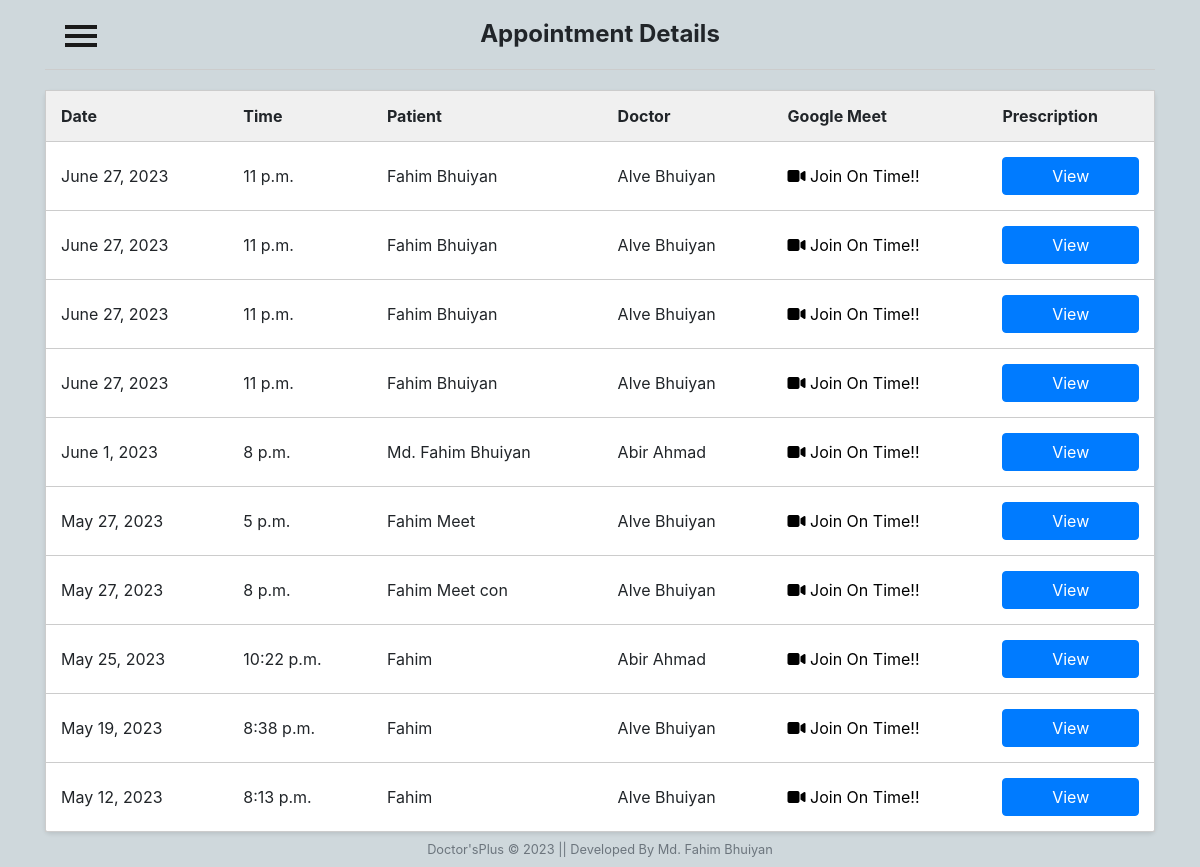
Before: /patient/appointment-details/ (signed in) with the older database file.
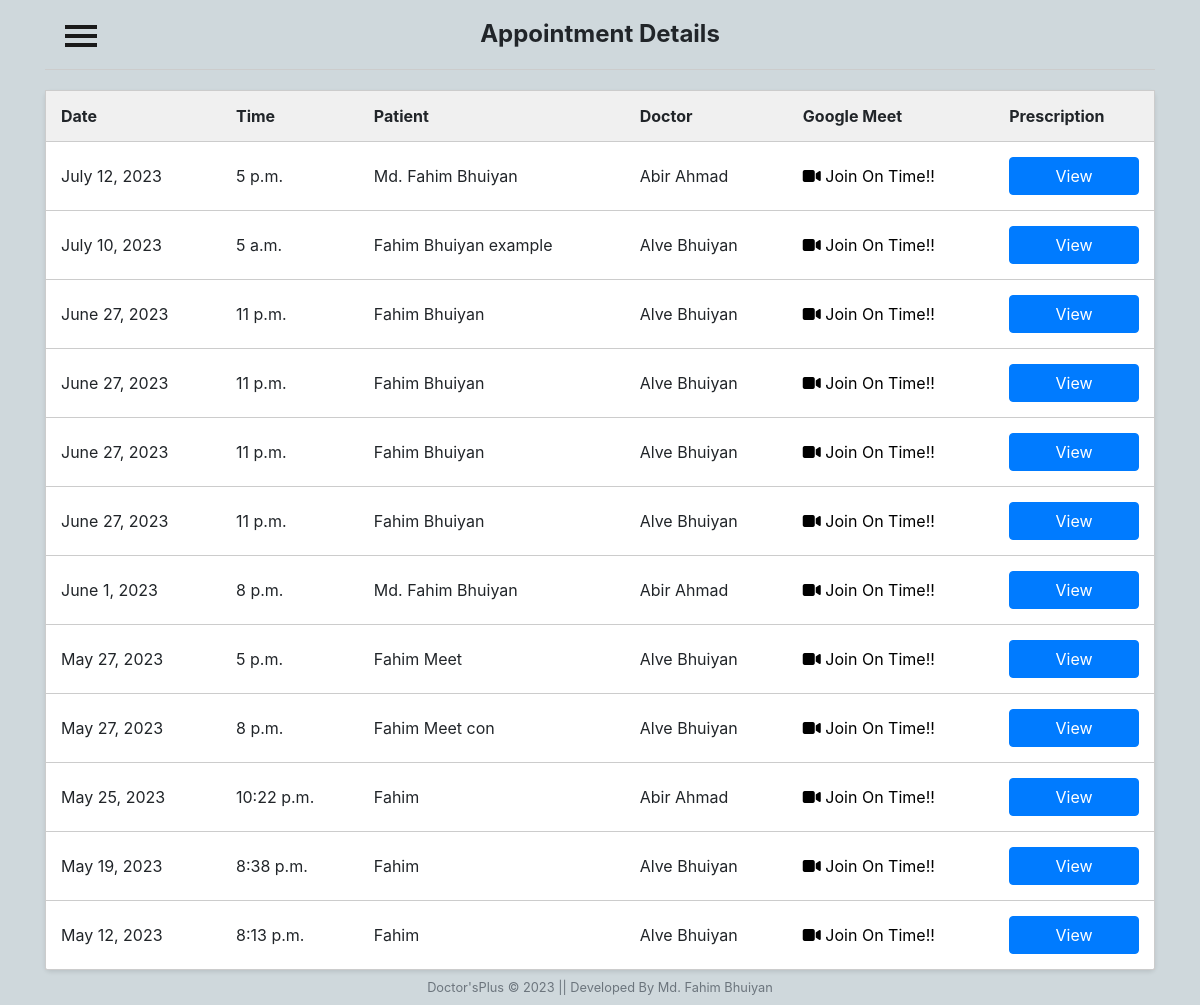
After: the same page with the newer database file.
### patient/models.py (models this page shows, shortened)
class Appointment(models.Model):
    appointment_id = models.UUIDField(primary_key=True, default=uuid.uuid4, editable=False)
    user = models.ForeignKey(User, on_delete=models.CASCADE)
    doctor = models.ForeignKey(Doctor, on_delete=models.CASCADE)
    patient_name = models.CharField(max_length=100)
    appointment_date = models.DateField()
    appointment_time = models.TimeField()
    consultation_fee = models.DecimalField(max_digits=8, decimal_places=2)
    google_meet_link = models.URLField(blank=True, null=True, default="")

### doctor/models.py (models this page shows, shortened)
class Doctor(models.Model):
    user = models.OneToOneField(User, on_delete=models.CASCADE)
    bmdc = models.CharField(max_length=10, null=False, unique=True, default='')
    address = models.CharField(max_length=40, default='')
    mobile = models.CharField(
        max_length=20, null=False, unique=True, default='')
    date_of_birth = models.DateField(null=True, blank=True)
    specialist = models.CharField(max_length=40, default='')
    experience = models.CharField(max_length=2, default='')
    hospital = models.CharField(max_length=40, null=True, blank=True)
    consultation_fee = models.CharField(max_length=40, default='')
    bio = models.CharField(max_length=200, default='')
    gender_choices = (
        ('Male', 'Male'),
        ('Female', 'Female'),
        ('Other', 'Other'),
    )
    gender = models.CharField(
        max_length=6, choices=gender_choices, null=True, blank=True)
    def __str__(self):
        return self.user.first_name + " "+self.user.last_name

### patient/views.py (the view)
# urls.py: path('appointment-details/', views.appointment_details, name='appointment-details'),
def appointment_details(request):
    appointment_list = Appointment.objects.filter(user=request.user)
    return render(request, 'patient/appointment_details.html', {'appointment_list': appointment_list})

### Templates/patient/appointment_details.html (shortened to what this page needs)
{% load static %}
<html lang="en">
<head>
    <link rel="stylesheet" href="{% static 'css/appointment_details.css' %}">
</head>
<body>
    {% include "patient/sidenav_bar.html" %}
    <div class="container">
        <h2 class="section-title text-center">Appointment Details</h2>
        <div class="divider"></div>
        <table class="appointment-table">
            <tr class="text-center">
                <th>Date</th>
                <th>Time</th>
                <th>Patient</th>
                <th>Doctor</th>
                <th>Google Meet</th>
                <th>Prescription</th>
            </tr>
            {% for appointment in appointment_list|dictsortreversed:"appointment_date" %}
            <tr class="{% if appointment.appointment_date < now %}expired{% endif %}">
                <td>{{ appointment.appointment_date }}</td>
                <td>{{ appointment.appointment_time }}</td>
                <td>{{ appointment.patient_name }}</td>
                <td>{{ appointment.doctor }}</td>
                <td><a href="{{ appointment.google_meet_link }}" style="text-decoration: none; color: black;"><i
                            class="fa-solid fa-video"></i> Join On Time!!</a></td>
                <td><a href="{% url 'prescription_detail' appointment.appointment_id %}"
                        class="btn btn-primary btn-block">View</a></td>
            </tr>
            {% empty %}
            <tr>
                <td colspan="5" class="no-appointments">No appointments available.</td>
            </tr>
            {% endfor %}
        </table>
    </div>
    {% include "Home/footer.html" %}
</body>
</html>

### Templates/patient/sidenav_bar.html (shortened to what this page needs)
{% load static %}
<html lang="en">
<head>
  <link rel="stylesheet" href="https://stackpath.bootstrapcdn.com/bootstrap/4.1.3/css/bootstrap.min.css">
  <link rel="stylesheet" href="https://cdnjs.cloudflare.com/ajax/libs/animate.css/3.7.0/animate.min.css">
  <link rel="stylesheet" href="https://maxcdn.bootstrapcdn.com/font-awesome/4.7.0/css/font-awesome.min.css">
  <link rel="stylesheet" href="https://cdnjs.cloudflare.com/ajax/libs/tether/1.4.4/css/tether.min.css">
  <link rel="stylesheet" href="{% static 'CSS/patientnav.css'%}">
</head>
<body>
  {% block content %}
  <div id="wrapper">
    <div id=" page-content-wrapper">
            <button type="button" class="hamburger animated fadeInLeft is-closed" data-toggle="offcanvas">
              <span class="hamb-top"></span>
              <span class="hamb-middle"></span>
              <span class="hamb-bottom"></span>
            </button>
  </div>
  </div>
  {% endblock %}
</body>
</html>

### Templates/Home/footer.html
<footer class="py-2">
    <div class="small text-center text-muted">Doctor'sPlus &copy; 2023 || Developed By Md. Fahim Bhuiyan</div>
</footer>

### static/CSS/appointment_details.css (style rules this page uses)
body { font-family: Arial, sans-serif; margin: 0; padding: 20px; background-color: #f7f7f7; }
.container { max-width: 600px; margin: 0 auto; }
.appointment-table { width: 100%; border-collapse: collapse; background-color: #fff; border: 1px solid #ccc; border-radius: 5px; box-shadow: 0 2px 4px rgba(0, 0, 0, 0.1); }
.appointment-table th, .appointment-table td { padding: 15px; text-align: left; border-bottom: 1px solid #ccc; }
.appointment-table th { background-color: #f0f0f0; }
.appointment-table tr:last-child td { border-bottom: none; }
.section-title { font-size: 24px; font-weight: bold; margin-bottom: 10px; }
.divider { border-top: 1px solid #ccc; margin: 20px 0; }

### static/CSS/patientnav.css (style rules this page uses)
body { position: relative; overflow-x: hidden; background-color: #cfd8dc; }
body, html { height: 100%; }
#wrapper { padding-left: 30px; -webkit-transition: all 0.5s ease; -moz-transition: all 0.5s ease; -o-transition: all 0.5s ease; transition: all 0.5s ease; }
.hamburger { position: fixed; top: 20px; z-index: 999; display: block; width: 32px; height: 32px; margin-left: 15px; background: transparent; border: none; }
.hamburger.is-closed:before { content: ""; display: block; width: 100px; font-size: 14px; color: #fff; line-height: 32px; text-align: center; opacity: 0; transform: translate3d(0, 0, 0); -webkit-transform: translate3d(0, 0, 0); transition: all 0.35s ease-in-out; -webkit-transition: all 0.35s ease-in-out; }
.hamburger.is-closed .hamb-top, .hamburger.is-closed .hamb-middle, .hamburger.is-closed .hamb-bottom, .hamburger.is-open .hamb-top, .hamburger.is-open .hamb-middle, .hamburger.is-open .hamb-bottom { position: absolute; left: 0; height: 4px; width: 100%; }
.hamburger.is-closed .hamb-top, .hamburger.is-closed .hamb-middle, .hamburger.is-closed .hamb-bottom { background-color: #1a1a1a; }
.hamburger.is-closed .hamb-top { top: 5px; transition: all 0.35s ease-in-out; -webkit-transition: all 0.35s ease-in-out; }
.hamburger.is-closed .hamb-middle { top: 50%; margin-top: -2px; }
.hamburger.is-closed .hamb-bottom { bottom: 5px; transition: all 0.35s ease-in-out; -webkit-transition: all 0.35s ease-in-out; }

Changed rows visible on the page:
added Appointment: appointment_date "July 12, 2023", appointment_time "5 p.m.", patient_name "Md. Fahim Bhuiyan", doctor "Abir Ahmad"
added Appointment: appointment_date "July 10, 2023", appointment_time "5 a.m.", patient_name "Fahim Bhuiyan example", doctor "Alve Bhuiyan"
